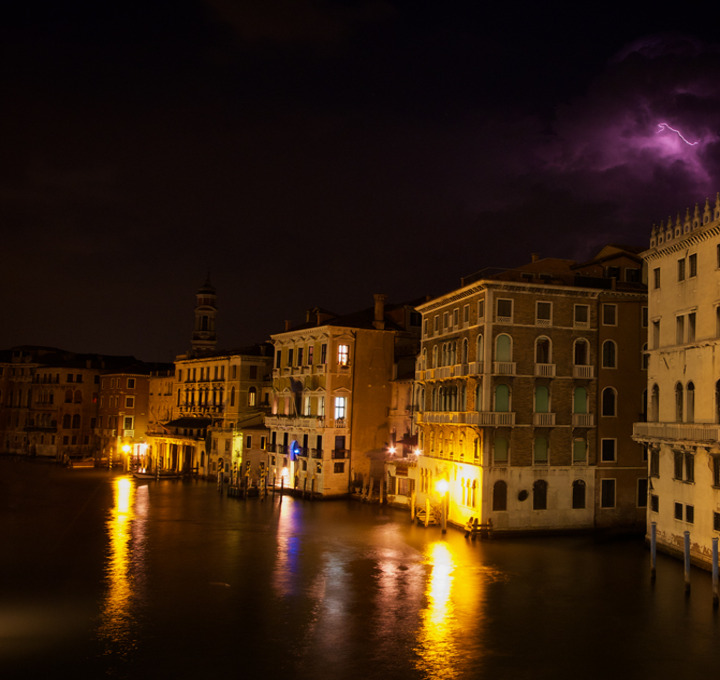
#> input picture data/1.bmp, 720 x 680 px, found by its file name
$ jupyter execute 'Deep Learning-Based Low Light Image Enhancement for Improved Visibility.ipynb'   (older library calls are emulated)
#> lines starting #> are read from the running program, lines starting #| are printed output that depends on the picture; long printed decimals are rounded
# Deep Learning-Based Low Light Image Enhancement for Improved Visibility

[cell 1]
import imageio
import argparse
import cv2
from skimage.metrics import peak_signal_noise_ratio, structural_similarity
global enhanced_image
import warnings
warnings.filterwarnings('ignore')

# Replace 'image_path.jpg' with the path to your image file
image_path = r"C:\Users\ADMIN\micro project\Deep Learning-Based Low Light Image Enhancement for Improved Visibility\Deep Learning-Based Low Light Image Enhancement for Improved Visibility\LIME-master\LIME-master\data\1.bmp"

# Read the image using imageio
image = imageio.imread(image_path)
#> image is the input picture: shape (680, 720, 3); mean R, G, B 53.9, 31.7, 13.3

# Display the image using matplotlib
import matplotlib.pyplot as plt
plt.imshow(image)
plt.axis('off')
plt.show()

[cell 2]
import numpy as np
from scipy import fft
from skimage import io, exposure, img_as_ubyte, img_as_float
from tqdm import trange
import matplotlib.pyplot as plt
import argparse
import os
from PIL import Image


def firstOrderDerivative(n, k=1):
    return np.eye(n) * (-1) + np.eye(n, k=k)


def toeplitizMatrix(n, row):
    vecDD = np.zeros(n)
    vecDD[0] = 4
    vecDD[1] = -1
    vecDD[row] = -1
    vecDD[-1] = -1
    vecDD[-row] = -1
    return vecDD


def vectorize(matrix):
    return matrix.T.ravel()


def reshape(vector, row, col):
    return vector.reshape((row, col), order='F')


class LIME:
    def __init__(self, iterations=10, alpha=2, rho=2, gamma=0.7, strategy=2, *args, **kwargs):
        self.iterations = iterations
        self.alpha = alpha
        self.rho = rho
        self.gamma = gamma
        self.strategy = strategy

    def load(self, imgPath):
        self.L = img_as_float(io.imread(imgPath))
        self.row = self.L.shape[0]
#> self.row = 680
        self.col = self.L.shape[1]
#> self.col = 720

        self.T_hat = np.max(self.L, axis=2)
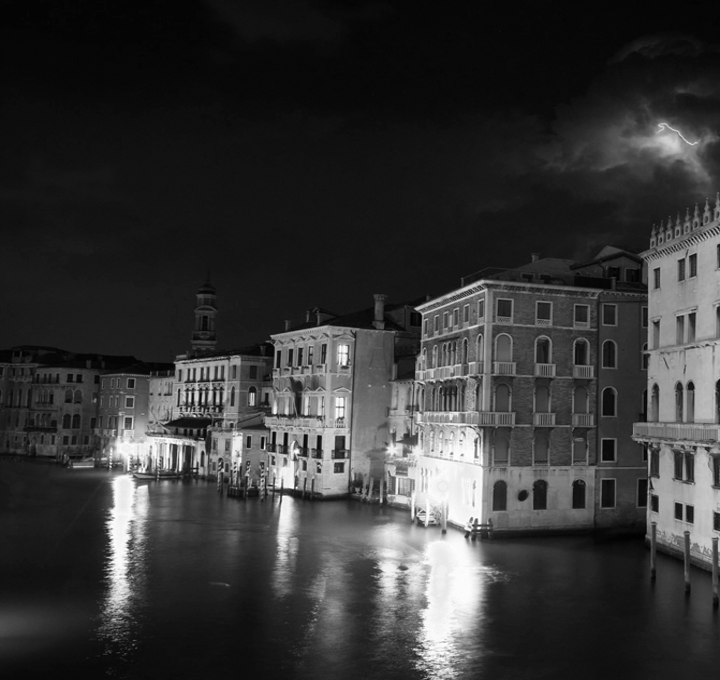
#> self.T_hat: shape (680, 720) float64; min 0, max 1, mean 0.212
        self.dv = firstOrderDerivative(self.row)
        self.dh = firstOrderDerivative(self.col, -1)
        self.vecDD = toeplitizMatrix(self.row * self.col, self.row)
        self.W = self.weightingStrategy()

    def weightingStrategy(self):
        if self.strategy == 2:
            dTv = self.dv @ self.T_hat
            dTh = self.T_hat @ self.dh
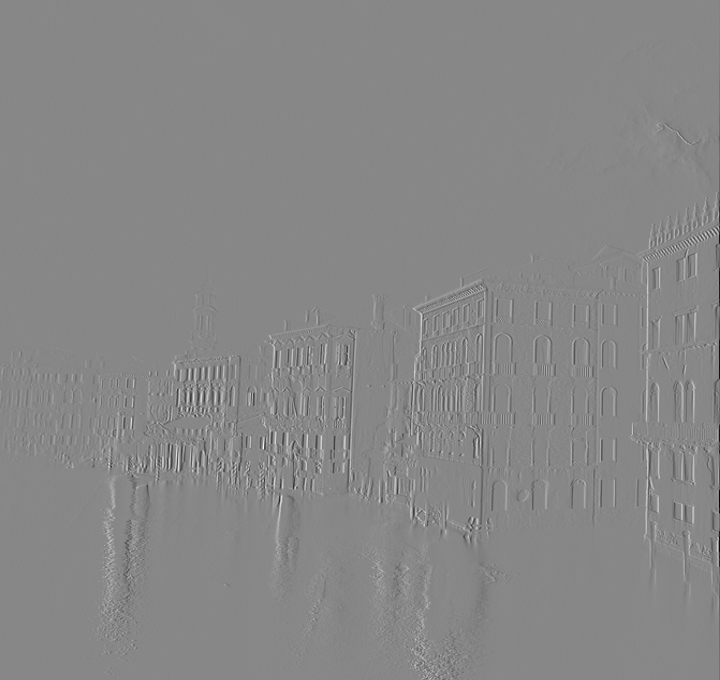
#> dTh: shape (680, 720) float64; min -0.796, max 0.702, mean -0.000122; drawn with min black and max white
            Wv = 1 / (np.abs(dTv) + 1)
            Wh = 1 / (np.abs(dTh) + 1)
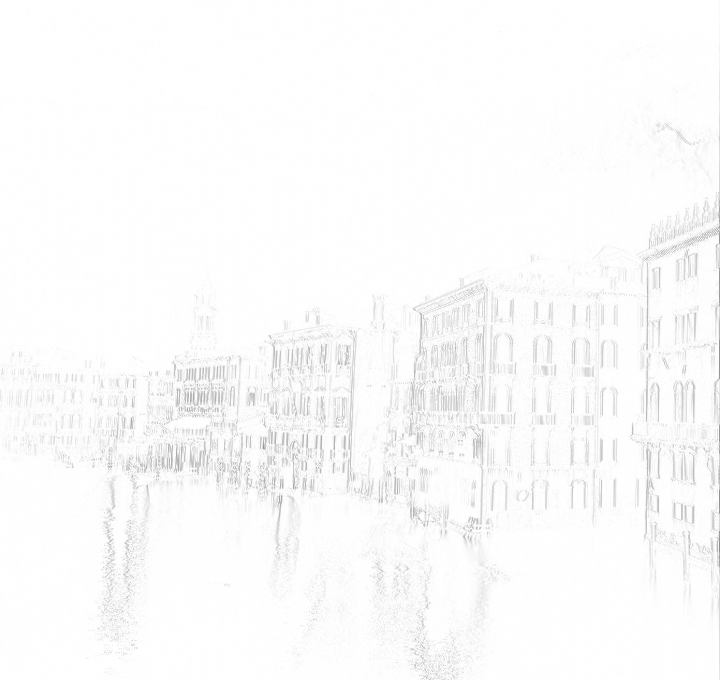
#> Wh: shape (680, 720) float64; min 0.557, max 1, mean 0.984
            return np.vstack([Wv, Wh])
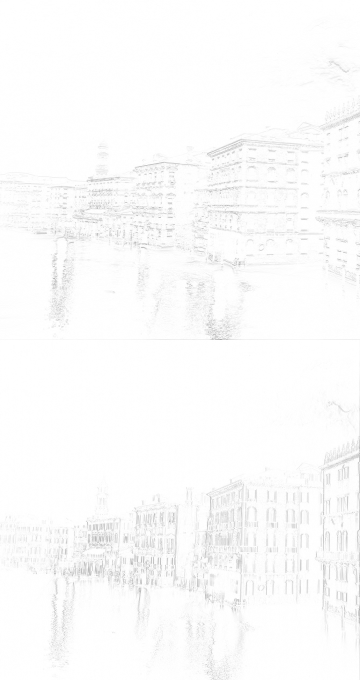
#> returned value: shape (1360, 720) float64 (shown at 1/2 size); min 0.535, max 1, mean 0.985
        else:
            return np.ones((self.row * 2, self.col))

    def __T_subproblem(self, G, Z, u):
        X = G - Z / u
        Xv = X[:self.row, :]
        Xh = X[self.row:, :]
        temp = self.dv @ Xv + Xh @ self.dh
        numerator = fft.fft(vectorize(2 * self.T_hat + u * temp))
        denominator = fft.fft(self.vecDD * u) + 2
        T = fft.ifft(numerator / denominator)
        T = np.real(reshape(T, self.row, self.col))
        return exposure.rescale_intensity(T, (0, 1), (0.001, 1))

    def __G_subproblem(self, T, Z, u, W):
        dT = self.__derivative(T)
        epsilon = self.alpha * W / u
        X = dT + Z / u
        return np.sign(X) * np.maximum(np.abs(X) - epsilon, 0)

    def __Z_subproblem(self, T, G, Z, u):
        dT = self.__derivative(T)
        return Z + u * (dT - G)

    def __u_subproblem(self, u):
        return u * self.rho

    def __derivative(self, matrix):
        v = self.dv @ matrix
        h = matrix @ self.dh
        return np.vstack([v, h])

    def illumMap(self):
        T = np.zeros((self.row, self.col))
        G = np.zeros((self.row * 2, self.col))
        Z = np.zeros((self.row * 2, self.col))
        u = 1

        for _ in trange(0, self.iterations):
            T = self.__T_subproblem(G, Z, u)
            G = self.__G_subproblem(T, Z, u, self.W)
            Z = self.__Z_subproblem(T, G, Z, u)
            u = self.__u_subproblem(u)
#> this loop made 10 passes
#> pass 1, in __derivative, `h = matrix @ self.dh`:
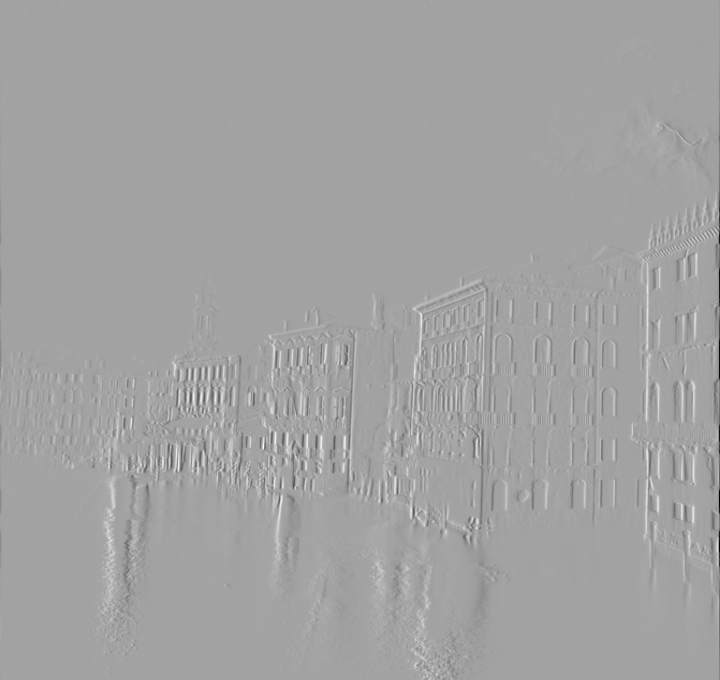
#> h: shape (680, 720) float64; min -0.61, max 0.345, mean -0.000184; drawn with min black and max white
#> after the loop:
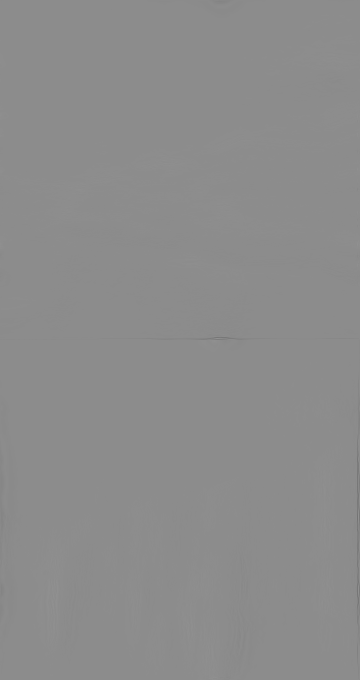
#> G: shape (1360, 720) float64 (shown at 1/2 size); min -0.845, max 0.689, mean -0.000368; drawn with min black and max white
#> after the loop:
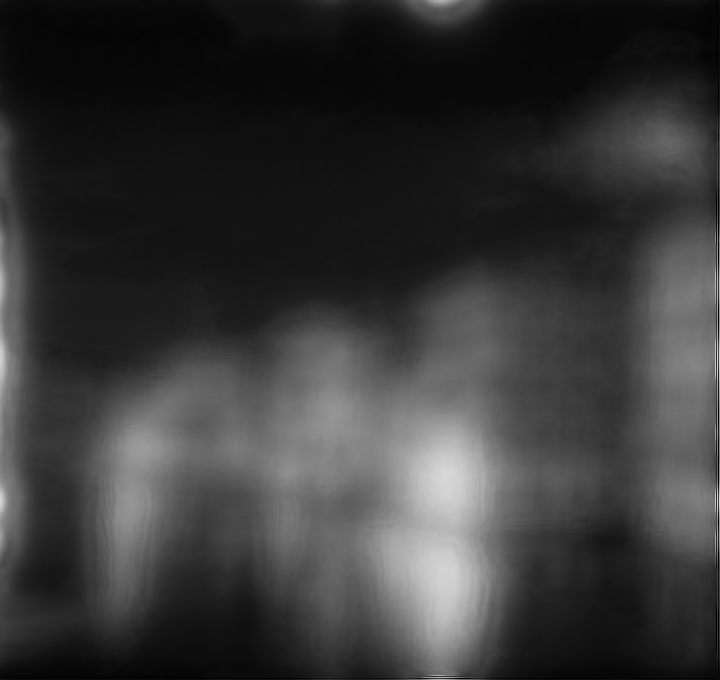
#> T: shape (680, 720) float64; min 0.001, max 0.862, mean 0.218
#> after the loop:
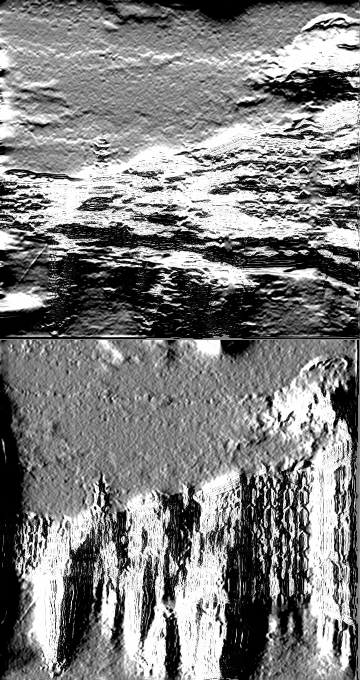
#> Z: shape (1360, 720) float64 (shown at 1/2 size); min -2, max 2, mean -0.0143; drawn with min black and max white

        return T ** self.gamma
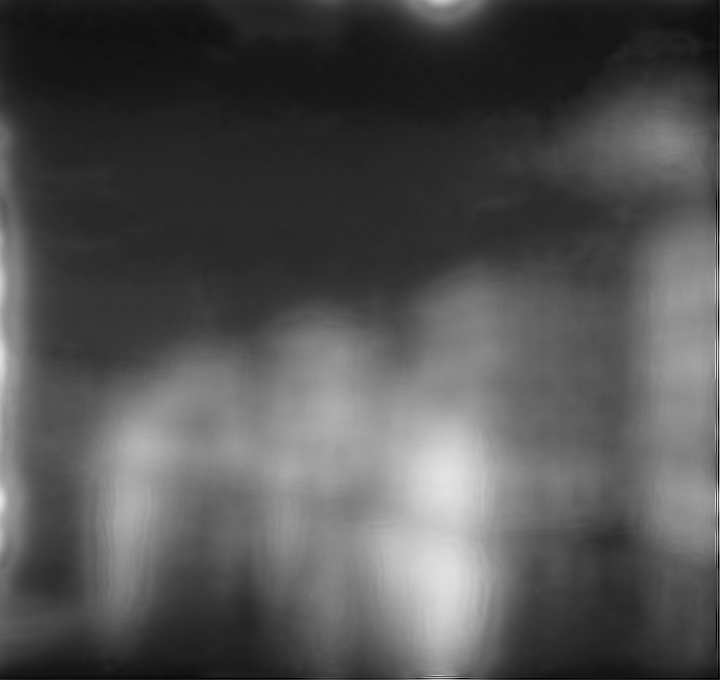
#> returned value: shape (680, 720) float64; min 0.00794, max 0.901, mean 0.322

    def enhance(self):
        self.T = self.illumMap()
        self.R = self.L / np.repeat(self.T[:, :, np.newaxis], 3, axis=2)
        self.R = exposure.rescale_intensity(self.R, (0, 1))
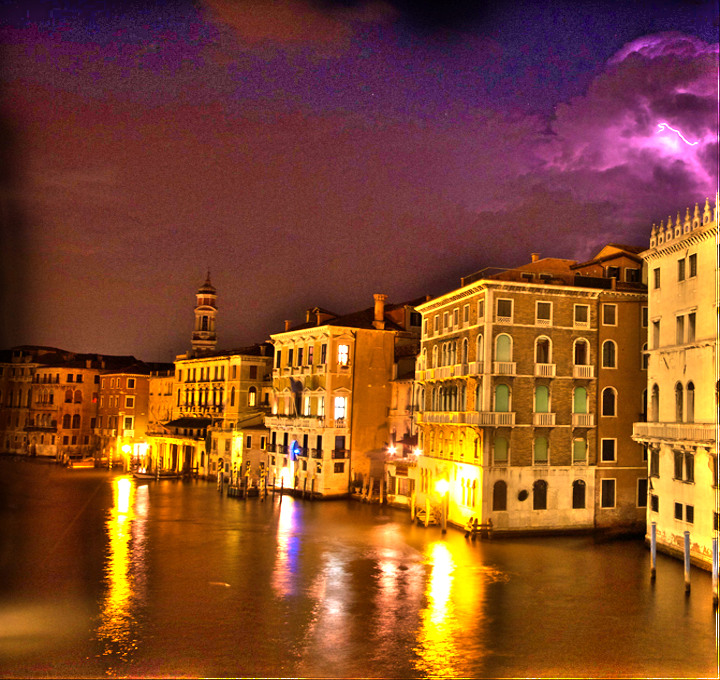
#> self.R: shape (680, 720, 3) float64; mean R, G, B 0.526, 0.296, 0.168
        self.R = img_as_ubyte(self.R)
        return self.R

    def calculate_metrics(original_image, enhanced_image):
        # Convert images to NumPy arrays
        original_array = np.array(original_image)
        enhanced_array = np.array(enhanced_image)

        # Calculate PSNR (Peak Signal-to-Noise Ratio)
        psnr_value = peak_signal_noise_ratio(original_array, enhanced_array)

        #  Calculate SSIM (Structural Similarity Index)
        ssim_value = structural_similarity(original_array, enhanced_array, multichannel=True)

        # Calculate MSE (Mean Squared Error)
        mse_value = np.mean((original_array - enhanced_array) ** 2)

        return psnr_value, ssim_value, mse_value

[cell 3]
import os

def main(options):
    lime = LIME(**options.__dict__)
    lime.load(options.filePath)
    lime.enhance()
    filename = os.path.split(options.filePath)[-1]

    # Create the output directory if it doesn't exist
    if options.output and not os.path.exists(options.output):
        os.makedirs(options.output)

    if options.output:
        savePath = os.path.join(options.output, f"enhanced_{filename}")
        plt.imsave(savePath, lime.R)
    fig, axes = plt.subplots(1, 2, figsize=(10, 5))
    axes[0].imshow(image)
    axes[0].set_title('Original Image')
    axes[0].axis('off')
    # For demonstration purposes, let's assume the enhanced image is stored in a variable 'enhanced_image'
    enhanced_image = Image.open(savePath)
    # Display the saved enhanced image
    plt.imshow(enhanced_image)
    plt.title('Enhanced Image')
    plt.axis('off')
    plt.show()
    original_array = np.array(image)
    enhanced_array = np.array(enhanced_image)
    # Calculate PSNR (Peak Signal-to-Noise Ratio)
    psnr_value = peak_signal_noise_ratio(original_array, enhanced_array)
#> psnr_value = 12.27
    print('PSNR',psnr_value)
#| PSNR 12.270
    # Calculate SSIM (Structural Similarity Index)
    ssim_value = structural_similarity(original_array, enhanced_array, multichannel=True)
#> ssim_value = 0.454
    print('SSIM',ssim_value)
#| SSIM 0.4544
    # Calculate MSE (Mean Squared Error)
    mse_value = np.mean((original_array - enhanced_array) ** 2)/100
#> mse_value = 1.05
    print('MSE',mse_value)
#| MSE 1.046

$ run again, with data/12.BMP copied over data/1.bmp
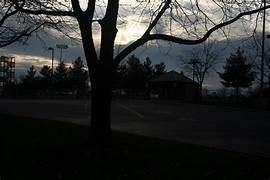
#> input picture data/12.BMP, 270 x 180 px, found by its file name
#> image is the input picture: shape (180, 270, 3); mean R, G, B 42.4, 43.7, 42.8
#> after the loop in illumMap, `for _ in trange(0, self.iterations):`:
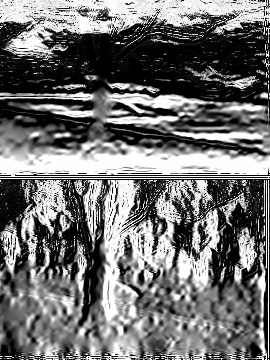
#> Z: shape (360, 270) float64; min -2, max 2, mean -0.215; drawn with min black and max white
#> in enhance, `self.R = exposure.rescale_intensity(self.R, (0, 1))`:
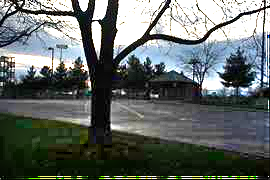
#> self.R: shape (180, 270, 3) float64; mean R, G, B 0.382, 0.409, 0.397
#> psnr_value = 10.66
#| PSNR 10.659
#> ssim_value = 0.35
#| SSIM 0.3504
#> mse_value = 0.999
#| MSE 0.9985

$ run again, with data/2.bmp copied over data/1.bmp
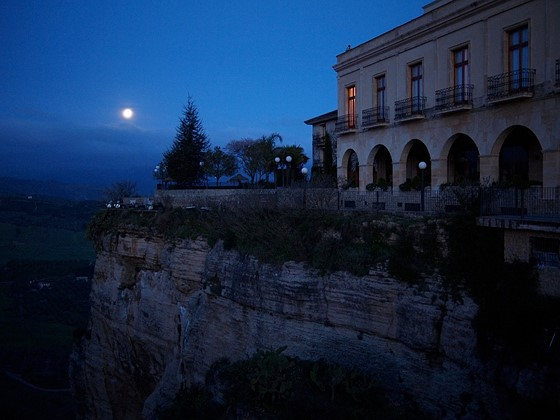
#> input picture data/2.bmp, 560 x 420 px, found by its file name
#> image is the input picture: shape (420, 560, 3); mean R, G, B 21.4, 40.9, 69.9
#> in enhance, `self.R = exposure.rescale_intensity(self.R, (0, 1))`:
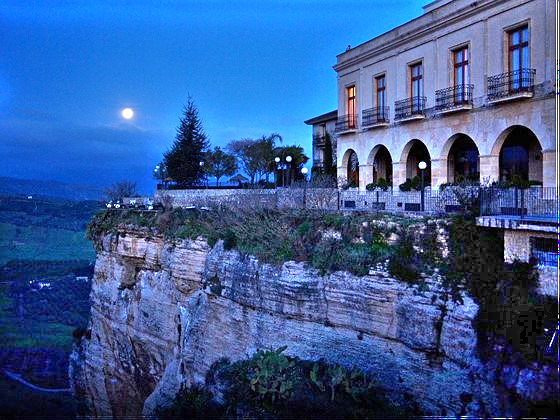
#> self.R: shape (420, 560, 3) float64; mean R, G, B 0.225, 0.358, 0.591
#> psnr_value = 11.31
#| PSNR 11.309
#> ssim_value = 0.459
#| SSIM 0.4592
#> mse_value = 1.06
#| MSE 1.057
